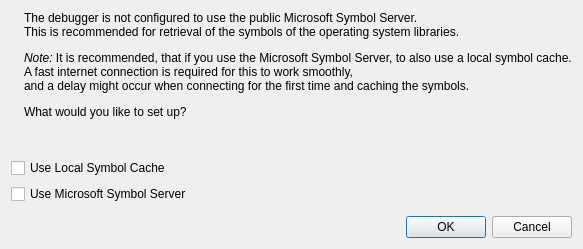
<?xml version="1.0" encoding="UTF-8"?>
<ui version="4.0">
 <class>Debugger::Internal::SymbolPathsDialog</class>
 <widget class="QDialog" name="Debugger::Internal::SymbolPathsDialog">
  <property name="geometry">
   <rect>
    <x>0</x>
    <y>0</y>
    <width>537</width>
    <height>249</height>
   </rect>
  </property>
  <property name="windowTitle">
   <string>Set up Symbol Paths</string>
  </property>
  <layout class="QVBoxLayout" name="verticalLayout">
   <item>
    <layout class="QHBoxLayout" name="horizontalLayout">
     <item>
      <widget class="QLabel" name="pixmapLabel">
       <property name="sizePolicy">
        <sizepolicy hsizetype="Minimum" vsizetype="Minimum">
         <horstretch>0</horstretch>
         <verstretch>0</verstretch>
        </sizepolicy>
       </property>
       <property name="text">
        <string/>
       </property>
       <property name="alignment">
        <set>Qt::AlignHCenter|Qt::AlignTop</set>
       </property>
       <property name="margin">
        <number>5</number>
       </property>
      </widget>
     </item>
     <item>
      <widget class="QLabel" name="msgLabel">
       <property name="sizePolicy">
        <sizepolicy hsizetype="Expanding" vsizetype="Expanding">
         <horstretch>0</horstretch>
         <verstretch>0</verstretch>
        </sizepolicy>
       </property>
       <property name="text">
        <string>&lt;html&gt;&lt;head/&gt;&lt;body&gt;&lt;p&gt;The debugger is not configured to use the public Microsoft Symbol Server.&lt;br/&gt;This is recommended for retrieval of the symbols of the operating system libraries.&lt;/p&gt;&lt;p&gt;&lt;span style=&quot; font-style:italic;&quot;&gt;Note:&lt;/span&gt; It is recommended, that if you use the Microsoft Symbol Server, to also use a local symbol cache.&lt;br/&gt;A fast internet connection is required for this to work smoothly,&lt;br/&gt;and a delay might occur when connecting for the first time and caching the symbols.&lt;/p&gt;&lt;p&gt;What would you like to set up?&lt;/p&gt;&lt;/body&gt;&lt;/html&gt;</string>
       </property>
       <property name="textFormat">
        <enum>Qt::RichText</enum>
       </property>
       <property name="alignment">
        <set>Qt::AlignLeading|Qt::AlignLeft|Qt::AlignTop</set>
       </property>
      </widget>
     </item>
    </layout>
   </item>
   <item>
    <widget class="QCheckBox" name="useLocalSymbolCache">
     <property name="text">
      <string>Use Local Symbol Cache</string>
     </property>
    </widget>
   </item>
   <item>
    <widget class="QCheckBox" name="useSymbolServer">
     <property name="text">
      <string>Use Microsoft Symbol Server</string>
     </property>
    </widget>
   </item>
   <item>
    <widget class="Utils::PathChooser" name="pathChooser" native="true"/>
   </item>
   <item>
    <widget class="QDialogButtonBox" name="buttonBox">
     <property name="orientation">
      <enum>Qt::Horizontal</enum>
     </property>
     <property name="standardButtons">
      <set>QDialogButtonBox::Cancel|QDialogButtonBox::Ok</set>
     </property>
    </widget>
   </item>
  </layout>
 </widget>
 <customwidgets>
  <customwidget>
   <class>Utils::PathChooser</class>
   <extends>QWidget</extends>
   <header>utils/pathchooser.h</header>
   <container>1</container>
  </customwidget>
 </customwidgets>
 <resources/>
 <connections>
  <connection>
   <sender>buttonBox</sender>
   <signal>accepted()</signal>
   <receiver>Debugger::Internal::SymbolPathsDialog</receiver>
   <slot>accept()</slot>
   <hints>
    <hint type="sourcelabel">
     <x>248</x>
     <y>254</y>
    </hint>
    <hint type="destinationlabel">
     <x>157</x>
     <y>274</y>
    </hint>
   </hints>
  </connection>
  <connection>
   <sender>buttonBox</sender>
   <signal>rejected()</signal>
   <receiver>Debugger::Internal::SymbolPathsDialog</receiver>
   <slot>reject()</slot>
   <hints>
    <hint type="sourcelabel">
     <x>316</x>
     <y>260</y>
    </hint>
    <hint type="destinationlabel">
     <x>286</x>
     <y>274</y>
    </hint>
   </hints>
  </connection>
 </connections>
</ui>
